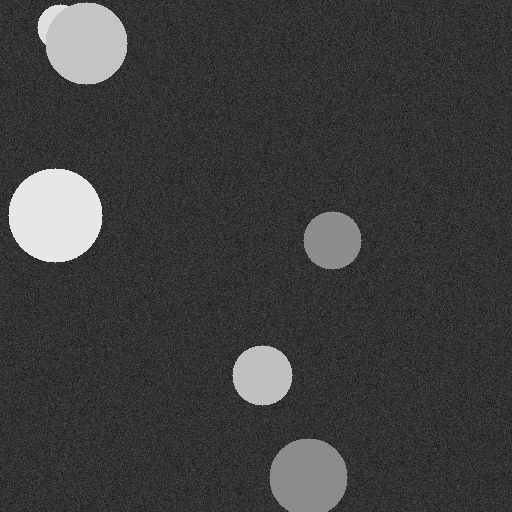
#> input picture 01_introduction/task_1/00.png, 512 x 512 px; its folder holds only this picture in this run
$ jupyter execute --allow-errors task1.ipynb
#> lines starting #> are read from the running program, lines starting #| are printed output that depends on the picture
#> further down, image is the input picture: shape (512, 512, 3); min 4, max 231, mean 61.6
#> `plt.show()`:
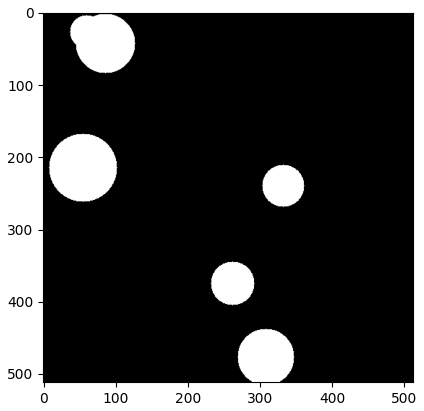
#> figure drawn by matplotlib, 1 panel
[cell 1]
import numpy as np
import matplotlib.pyplot as plt
from skimage.measure import label
import cv2
from skimage.measure import label, regionprops

#> (a cell that did not finish here is left out)
